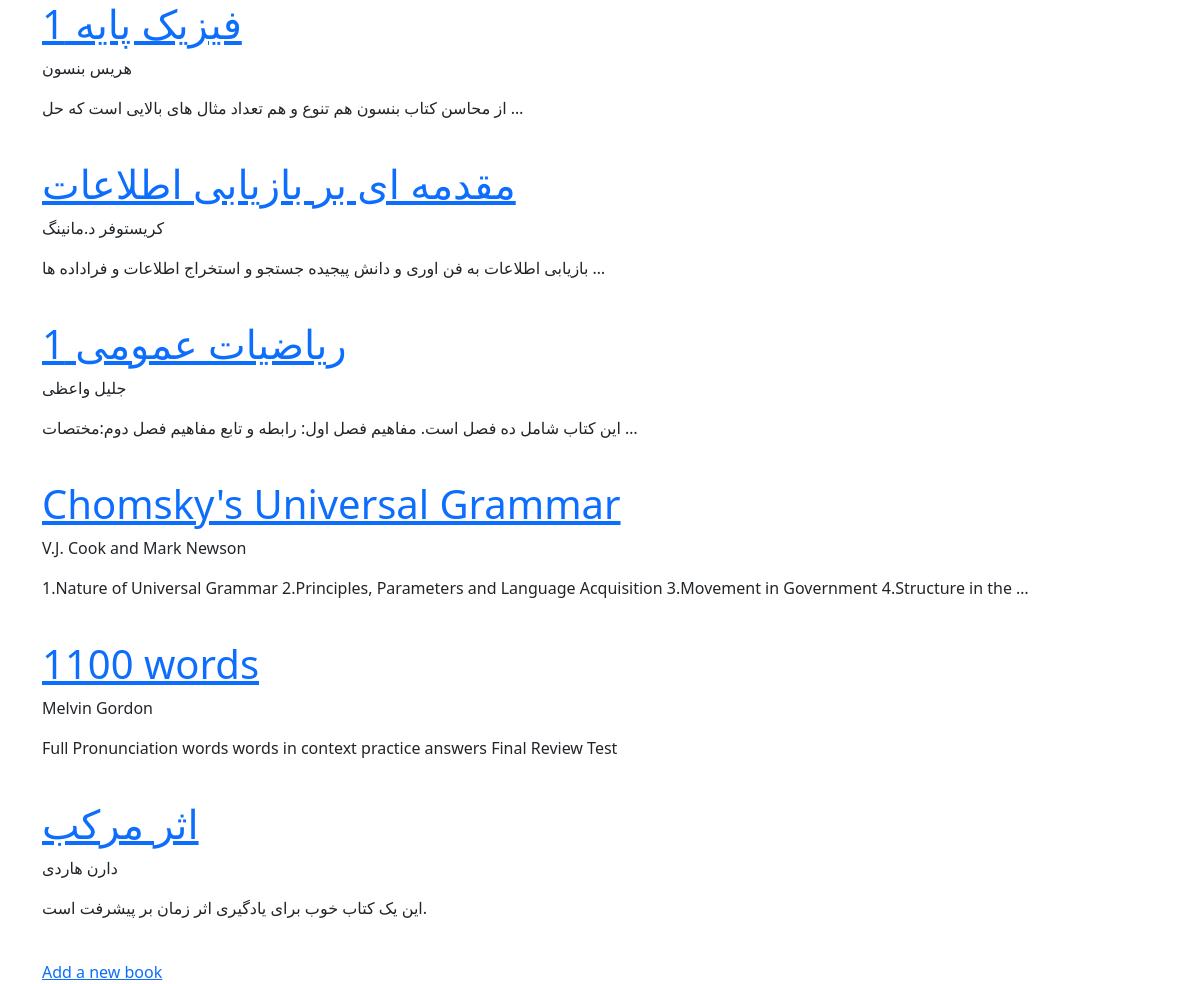
/books/, run on an earlier commit of the app's database.
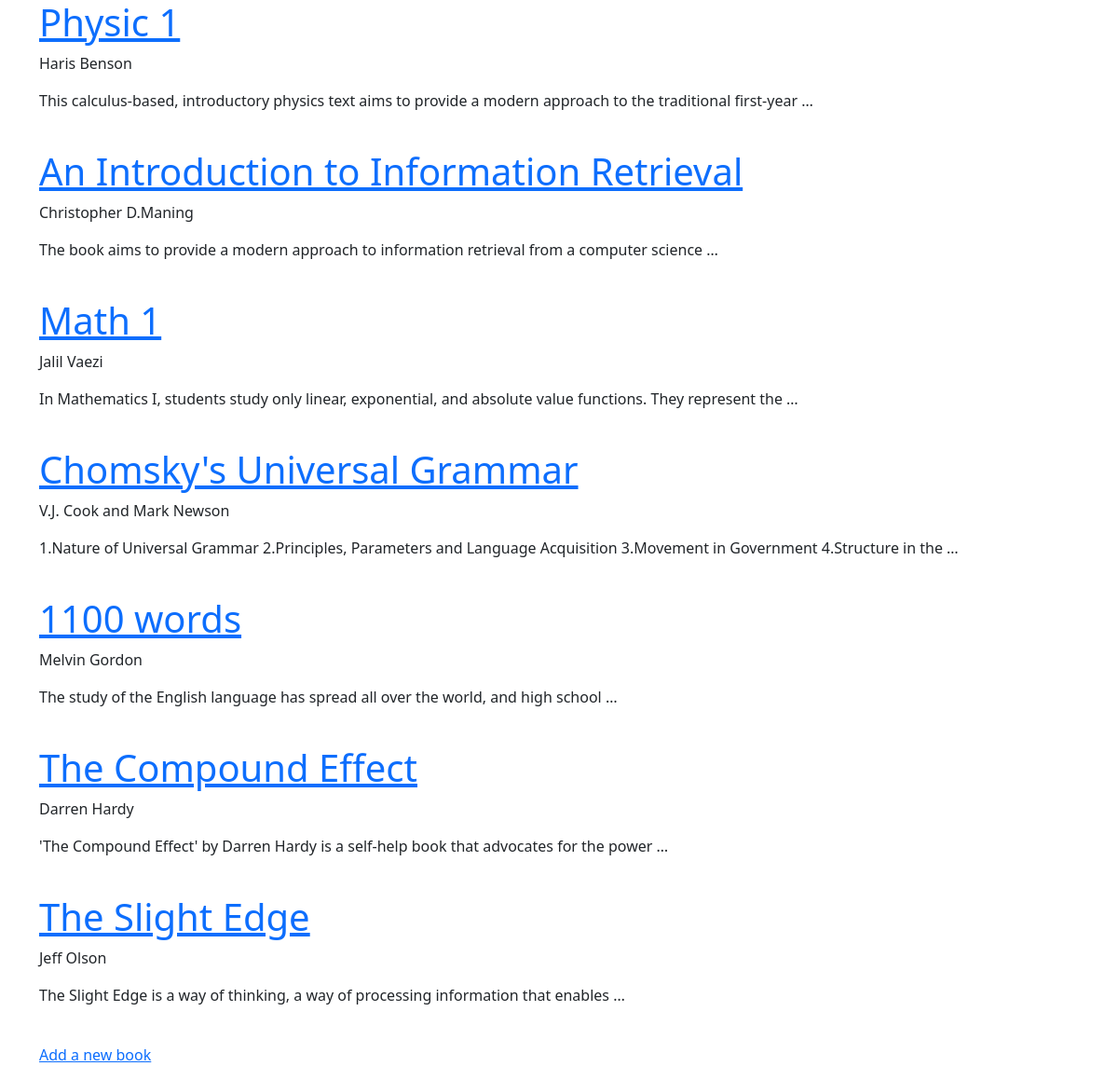
And on a later commit of the database.
### books/models.py (models this page shows, shortened)
class Book(models.Model):
    title = models.CharField(max_length=200)
    author = models.CharField(max_length=200)
    description = models.TextField()
    price = models.DecimalField(max_digits=5, decimal_places=2)
    def get_absolute_url(self):
        return reverse('book_detail', args=[self.id])

### books/views.py (the view)
# urls.py: path('', BookListView.as_view(), name='book_list'),
class BookListView(generic.ListView):
    model = Book
    template_name = 'books/book_list.html'
    context_object_name = 'books'

### books/templates/books/book_list.html (shortened to what this page needs)
{% extends '_base.html' %}
{% block content %}
    {% for book in books %}
        <a href="{{ book.get_absolute_url }}"><h1>{{ book.title|capfirst }}</h1></a>
        <p>{{ book.author|capfirst }}</p>
        <p>{{ book.description|truncatewords:15 }}</p>
        <br>
    {% endfor %}
    <a href="{% url 'book_create' %}">Add a new book</a>
{% endblock %}

### templates/_base.html (shortened to what this page needs)
<!DOCTYPE HTML PUBLIC "-//W3C//DTD HTML 4.01//EN" "http://www.w3.org/TR/html4/strict.dtd">
<html lang="en">
<head>
    <link href="https://cdn.jsdelivr.net/npm/bootstrap@5.1.3/dist/css/bootstrap.min.css" rel="stylesheet"
>
</head>
<body>
    <div class="container">
        {% block content %}
        {% endblock %}
    </div>
</body>
</html>

What changed in the data, as far as the page shows it:
removed Book: author "هریس بنسون", description "از محاسن کتاب بنسون هم تنوع و هم تعداد مثال های بالایی است که حل …"
removed Book: title "مقدمه ای بر بازیابی اطلاعات", author "کریستوفر د.مانینگ", description "بازیابی اطلاعات به فن اوری و دانش پیجیده جستجو و استخراج اطلاعات و فراداده ها …"
removed Book: title "ریاضیات عمومی 1", author "جلیل واعظی", description "این کتاب شامل ده فصل است. مفاهیم فصل اول: رابطه و تابع مفاهیم فصل دوم:مختصات …"
removed Book: title "اثر مرکب", author "دارن هاردی", description "این یک کتاب خوب برای یادگیری اثر زمان بر پیشرفت است."
added Book: author "Haris Benson", description "This calculus-based, introductory physics text aims to provide a modern approach to the traditional first-year …"
added Book: title "An Introduction to Information Retrieval", author "Christopher D.Maning", description "The book aims to provide a modern approach to information retrieval from a computer science …"
added Book: title "Math 1", author "Jalil Vaezi", description "In Mathematics I, students study only linear, exponential, and absolute value functions. They represent the …"
changed Book "1100 words": description "Full Pronunciation words words in context practice answers Final Review Test" → "The study of the English language has spread all over the world, and high school …"
added Book: title "The Compound Effect", author "Darren Hardy", description "'The Compound Effect' by Darren Hardy is a self-help book that advocates for the power …"
added Book: title "The Slight Edge", author "Jeff Olson", description "The Slight Edge is a way of thinking, a way of processing information that enables …"
